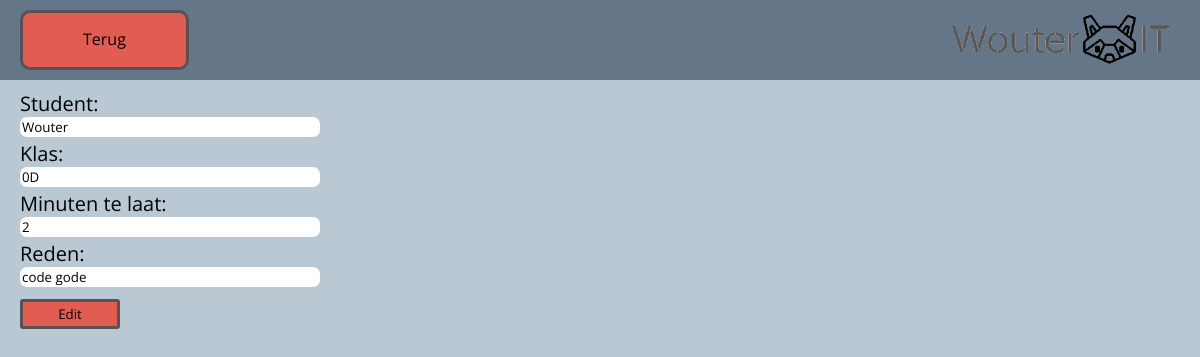
The app's page /edit.php?id=4 with its own data.
### tables this page shows
CREATE TABLE `overzicht_presentie` (
  `id` int(11) NOT NULL,
  `student` varchar(60) NOT NULL,
  `klas` varchar(10) NOT NULL,
  `minuten_te_laat` int(11) NOT NULL,
  `reden` varchar(100) NOT NULL
);

### edit.php (the view, shortened to what this page needs)
<?php
$pdo = connect_db();
if (isset($_GET['id'])) {
    $stmt = $pdo->prepare('SELECT * FROM overzicht_presentie WHERE id = ?');
    $stmt->execute([$_GET['id']]);
    $contact = $stmt->fetch(PDO::FETCH_ASSOC);
} else {
    exit('No ID specified!');
}
?>
<!DOCTYPE html>
<html lang="en">
<head>
    <link rel="stylesheet" href="css/style.css">
</head>
<body>
    <div class="wrapper">
        <header>
            <div class="header_items">
                <a href="index.php" class="button">Terug </a>
                <img src="img/logo transparent.png" class="logo">
            </div>
        </header>
        <div class="forms">
            <form action="edit.php?id=<?=$contact['id']?>" method="post" class="form_items">
                <label for="name">Student:</label>
                <input type="text" name="student" id="student" value="<?=$contact['student']?>" class="form_item">
                <label for="email">Klas:</label>
                <input type="text" name="klas" id="klas" value="<?=$contact['klas']?>" class="form_item">
                <label for="phone">Minuten te laat:</label>
                <input type="text" name="minuten_te_laat" id="minuten_te_laat" value="<?=$contact['minuten_te_laat']?>" class="form_item">
                <label for="title">Reden:</label>
                <input type="text" name="reden" id="reden" value="<?=$contact['reden']?>" class="form_item">
                <input type="submit" value="Edit" class="form_button">
            </form>
        </div>
    </div>
</body>
</html>

### css/style.css (style rules this page uses)
* { font-family: 'Open Sans', sans-serif; }
body { background-color: #BAC8D3; margin: 0px 0px; }
.wrapper { width: 100%; }
header { width: 100%; background-color: #647687; position: sticky; top: 0; }
.header_items { padding: 10px 0px; display: flex; flex-direction: row; justify-content: space-between; }
.logo { height: 60px; margin-right: 20px; }
.button { background-color: #e15d51; border: solid #495056e4; padding: 15px 60px; margin-left: 20px; text-decoration: none; color: black; border-radius: 10px; }
.forms { width: 300px; margin-left: 20px; margin-top: 10px; }
.form_items { display: flex; flex-direction: column; font-size: 20px; }
.form_item { border-radius: 7px; border: none; margin-bottom: 3px; }
.form_button { width: 100px; height: 30px; margin-top: 9px; background-color: #e15d51; border: solid #495056e4; border-radius: 3px; }

### records on screen
overzicht_presentie: student "Wouter", klas "0D", minuten_te_laat "2", reden "code gode"
